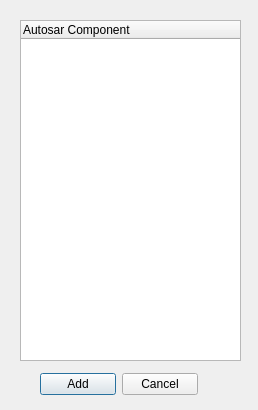
<?xml version="1.0" encoding="UTF-8"?>
<ui version="4.0">
 <class>cd_add</class>
 <widget class="QDialog" name="cd_add">
  <property name="geometry">
   <rect>
    <x>0</x>
    <y>0</y>
    <width>258</width>
    <height>410</height>
   </rect>
  </property>
  <property name="windowTitle">
   <string>Add Autosar Component</string>
  </property>
  <property name="styleSheet">
   <string notr="true">font: 12pt &quot;Consolas&quot;;</string>
  </property>
  <widget class="QTreeWidget" name="trModule">
   <property name="geometry">
    <rect>
     <x>20</x>
     <y>20</y>
     <width>221</width>
     <height>341</height>
    </rect>
   </property>
   <column>
    <property name="text">
     <string>Autosar Component</string>
    </property>
   </column>
  </widget>
  <widget class="QWidget" name="layoutWidget">
   <property name="geometry">
    <rect>
     <x>40</x>
     <y>370</y>
     <width>158</width>
     <height>29</height>
    </rect>
   </property>
   <layout class="QHBoxLayout" name="horizontalLayout">
    <item>
     <widget class="QPushButton" name="btnAdd">
      <property name="text">
       <string>Add</string>
      </property>
     </widget>
    </item>
    <item>
     <widget class="QPushButton" name="btnCancel">
      <property name="text">
       <string>Cancel</string>
      </property>
     </widget>
    </item>
   </layout>
  </widget>
 </widget>
 <resources/>
 <connections/>
</ui>
